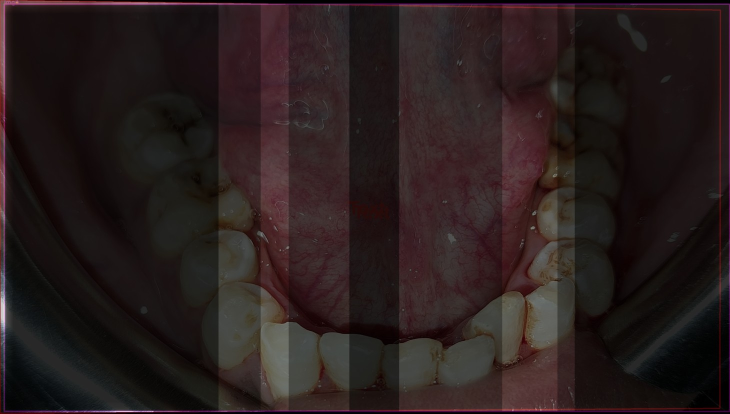
#> input picture 0311-imgsconjec/a1e12dc6793f99745e9a6b39d0b24aacaa1dc7c5e3e2c8f260f9e05f.jpg, 1460 x 827 px (shown at 1/2 size)
$ python -i advanced_stitching.py   (imports and definitions only)
#> lines starting #> are read from the running program, lines starting #| are printed output that depends on the picture; after the words box and inside, x2 and y2 are one past the last pixel; in counts of white or black regions, pixels touching at a corner belong together
#> further down, picture is the input picture: shape (827, 1460, 3); mean B, G, R 29.1, 29.3, 40.5
from __future__ import annotations

import cv2
import numpy as np
from typing import List, Tuple, Dict, Optional
from dataclasses import dataclass
import logging

from dental_stitcher.models import ImageRecord, MatchResult, StitchResult, PrecheckItem, PrecheckReport
from dental_stitcher.utils import combine_quality_score, compute_image_metrics

logger = logging.getLogger(__name__)


@dataclass
class DentalImageData:
    """预处理后的牙齿图像数据"""
    image: np.ndarray
    enhanced_image: np.ndarray
    gray_image: np.ndarray
    teeth_mask: np.ndarray
    keypoints: Optional[List[cv2.KeyPoint]] = None
    descriptors: Optional[np.ndarray] = None
    histogram: Optional[np.ndarray] = None


class DentalImagePreprocessor:
    """专门的牙齿图像预处理类"""

    def __init__(self):
        self.clahe = cv2.createCLAHE(clipLimit=3.0, tileGridSize=(8, 8))

    def preprocess(self, image: np.ndarray) -> DentalImageData:
        """完整的图像预处理流程"""
        # 原始图像
        original = image.copy()

        # 创建牙齿掩膜
        teeth_mask = self._extract_teeth_mask(image)

        # 增强图像
        enhanced = self._enhance_image(image, teeth_mask)

        # 灰度图
        gray = cv2.cvtColor(enhanced, cv2.COLOR_BGR2GRAY)

        # 计算直方图用于色彩匹配
        histogram = self._compute_histogram(enhanced, teeth_mask)

        return DentalImageData(
            image=original,
            enhanced_image=enhanced,
            gray_image=gray,
            teeth_mask=teeth_mask,
            histogram=histogram
        )

    def _extract_teeth_mask(self, image: np.ndarray) -> np.ndarray:
        """提取牙齿区域掩膜"""
        hsv = cv2.cvtColor(image, cv2.COLOR_BGR2HSV)
#> hsv: shape (827, 1460, 3); mean H, S, V 78.6, 86.8, 40.9
        gray = cv2.cvtColor(image, cv2.COLOR_BGR2GRAY)

        # 背景掩膜
        bg_mask = gray > 30
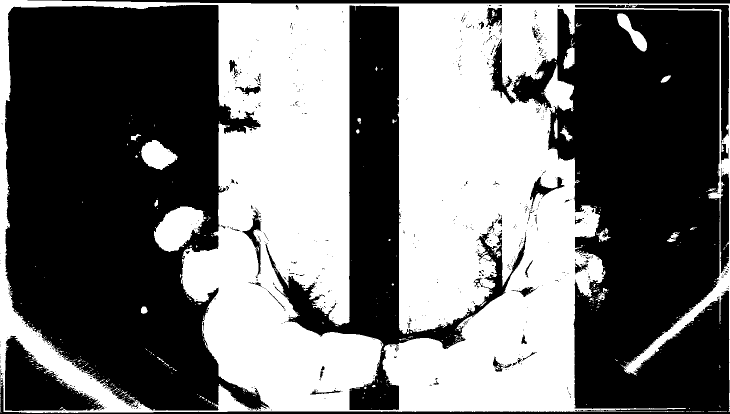
#> bg_mask: shape (827, 1460) bool (shown at 1/2 size); 44.6% white; 524 white regions (484 under 20 px), largest, box (x1, y1, x2, y2) and area: (0, 0, 1460, 826) 523421, (308, 413, 409, 504) 5873, (282, 280, 355, 340) 2733

        # 牙齿区域（白色/浅色）
        tooth_mask = cv2.inRange(hsv, np.array([0, 0, 150]), np.array([180, 60, 255]))
#> tooth_mask: shape (827, 1460); 0.06% white; 21 white regions (19 under 20 px), largest, box (x1, y1, x2, y2) and area: (1, 578, 10, 665) 587, (227, 822, 268, 824) 80

        # 排除软组织（粉色区域）
        soft_tissue = cv2.inRange(hsv, np.array([0, 30, 120]), np.array([25, 170, 255]))
#> soft_tissue: shape (827, 1460); 0.16% white; 76 white regions (66 under 20 px), largest, box (x1, y1, x2, y2) and area: (0, 10, 7, 186) 667, (0, 309, 3, 440) 248, (46, 1, 166, 5) 229
        soft_tissue |= cv2.inRange(hsv, np.array([165, 30, 120]), np.array([180, 170, 255]))
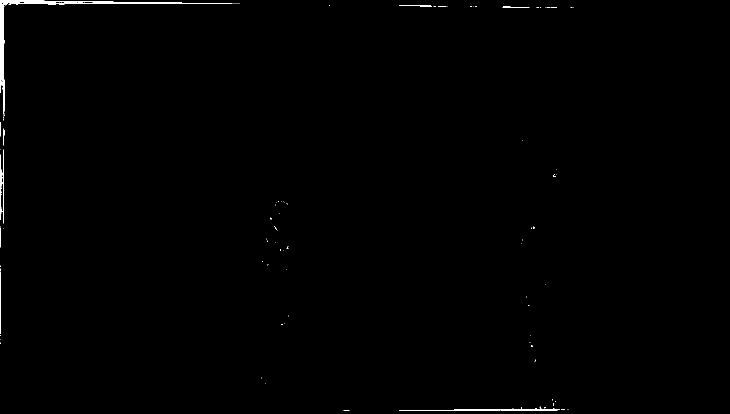
#> soft_tissue: shape (827, 1460) (shown at 1/2 size); 0.44% white; 99 white regions (90 under 20 px), largest, box (x1, y1, x2, y2) and area: (0, 0, 465, 228) 3230, (798, 815, 1120, 822) 927, (0, 299, 8, 447) 487

        # 边缘增强
        edges = cv2.Canny(gray, 50, 150)
#> edges: shape (827, 1460); 1.8% white in thin lines or dots
        edges = cv2.dilate(edges, np.ones((3, 3), np.uint8), iterations=1)
#> edges: shape (827, 1460); 5.4% white; 74 white regions, largest, box (x1, y1, x2, y2) and area: (0, 0, 1460, 827) 52275, (546, 124, 622, 509) 2541, (435, 375, 448, 757) 1342

        # 组合掩膜
        attention = bg_mask & tooth_mask & (~soft_tissue)
#> attention: shape (827, 1460); values 0 (black) and 1 (white), 0.05% white; 14 white regions (12 under 20 px), largest, box (x1, y1, x2, y2) and area: (2, 578, 10, 665) 521, (227, 822, 268, 824) 80
        attention = cv2.morphologyEx(attention, cv2.MORPH_OPEN, np.ones((3, 3), np.uint8))
#> attention: shape (827, 1460); values 0 (black) and 1 (white), 0.04% white; 2 white regions (1 under 20 px), largest, box (x1, y1, x2, y2) and area: (2, 595, 10, 654) 443
        attention = cv2.morphologyEx(attention, cv2.MORPH_CLOSE, np.ones((5, 5), np.uint8))
#> attention: shape (827, 1460); values 0 (black) and 1 (white), 0.05% white; 2 white regions (1 under 20 px), largest, box (x1, y1, x2, y2) and area: (0, 595, 10, 654) 552

        # 融合边缘信息
        attention = cv2.bitwise_or(attention, edges)
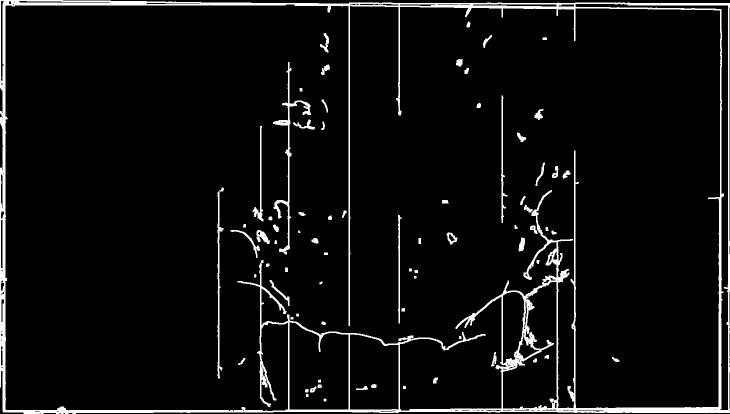
#> attention: shape (827, 1460) (shown at 1/2 size); min 0, max 255, mean 13.8

        return attention

    def _enhance_image(self, image: np.ndarray, mask: np.ndarray) -> np.ndarray:
        """增强图像质量"""
        # 转换到LAB色彩空间
        lab = cv2.cvtColor(image, cv2.COLOR_BGR2LAB)
#> lab: shape (827, 1460, 3); mean of channels 0, 1, 2 31.5, 133.2, 130.2
        l, a, b = cv2.split(lab)
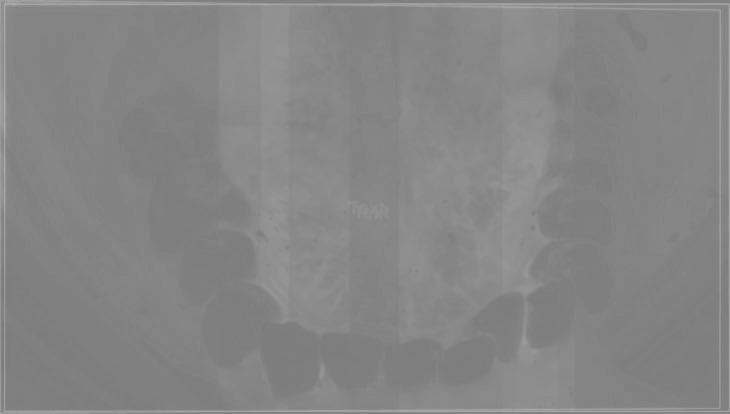
#> a: shape (827, 1460) (shown at 1/2 size); min 120, max 173, mean 133.2

        # 只对牙齿区域增强
        teeth_l = l.copy()

        # CLAHE增强
        enhanced_l = self.clahe.apply(teeth_l)
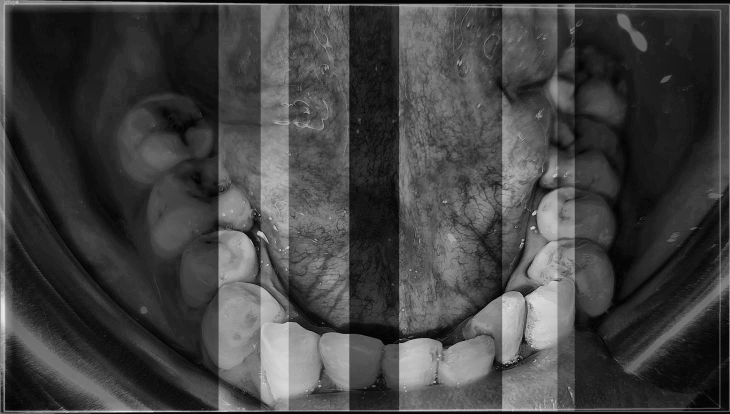
#> enhanced_l: shape (827, 1460) (shown at 1/2 size); min 0, max 239, mean 66.4

        # 融合原始和增强的亮度
        mask_float = mask.astype(np.float32) / 255.0
        blended_l = (teeth_l.astype(np.float32) * (1 - mask_float * 0.7) +
                    enhanced_l.astype(np.float32) * mask_float * 0.7).astype(np.uint8)
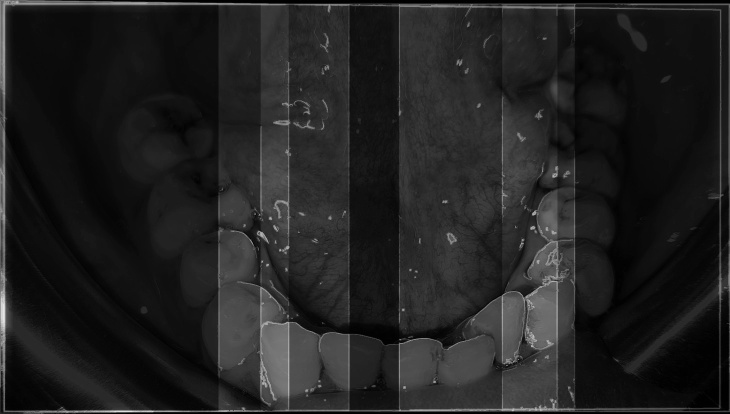
#> blended_l: shape (827, 1460) (shown at 1/2 size); min 0, max 235, mean 33.3

        # 降噪
        blended_l = cv2.bilateralFilter(blended_l, 9, 75, 75)

        # 合并通道
        enhanced_lab = cv2.merge([blended_l, a, b])
#> enhanced_lab: shape (827, 1460, 3); mean of channels 0, 1, 2 33.3, 133.2, 130.2
        return cv2.cvtColor(enhanced_lab, cv2.COLOR_LAB2BGR)

    def _compute_histogram(self, image: np.ndarray, mask: np.ndarray) -> np.ndarray:
        """计算直方图用于色彩匹配"""
        hsv = cv2.cvtColor(image, cv2.COLOR_BGR2HSV)
#> hsv: shape (827, 1460, 3); mean H, S, V 76.5, 87.2, 42.7
        hist = cv2.calcHist([hsv], [0, 1], mask, [180, 256], [0, 180, 0, 256])
        cv2.normalize(hist, hist, 0, 1, cv2.NORM_MINMAX)
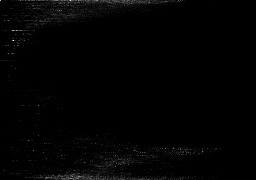
#> hist: shape (180, 256) float32; min 0, max 1, mean 0.0107
        return hist


class DentalFeatureMatcher:
    """专门针对牙齿图像的特征匹配器"""

    # [66 lines left out: functions __init__, detect_and_compute, match_features, not called in this run]


class DentalImageWarping:
    """专门针对牙齿图像的投影变换"""

    def __init__(self):
        pass

    # [32 lines left out: functions estimate_homography, estimate_affine, not called in this run]


class DentalImageBlender:
    """专门针对牙齿图像的融合器"""

    def __init__(self):
        self.feather_width = 30  # 羽化宽度
        self.exposure_weight = 0.7  # 曝光补偿权重

    # [131 lines left out: functions blend_images, _compute_canvas_bounds, _crop_valid_region, _post_process, not called in this run]


class ImprovedOralStitcher:
    """改进的口腔图像拼接器"""

    # [142 lines left out: functions __init__, stitch, _select_anchor, _compute_transforms, not called in this run]

>>> import cv2
>>> picture = cv2.imread('../a1e12dc6793f99745e9a6b39d0b24aacaa1dc7c5e3e2c8f260f9e05f.jpg')
>>> result = DentalImagePreprocessor().preprocess(picture)
